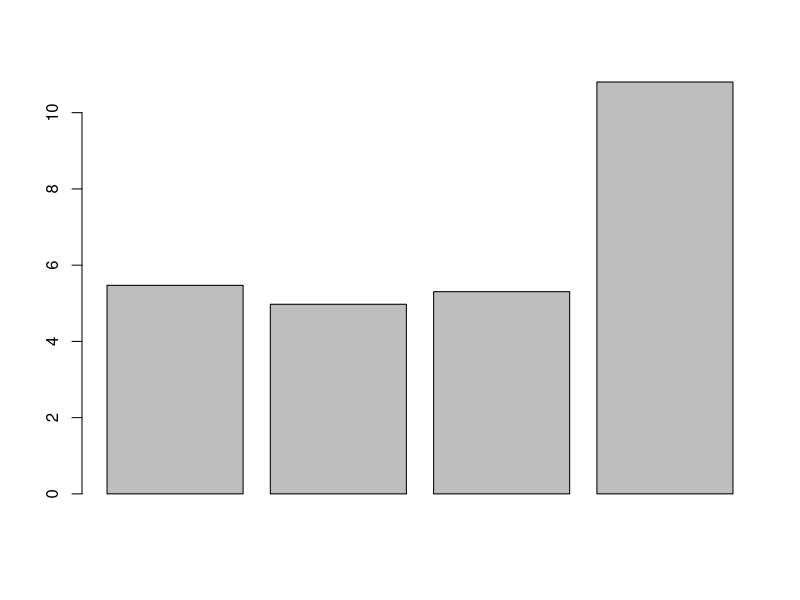
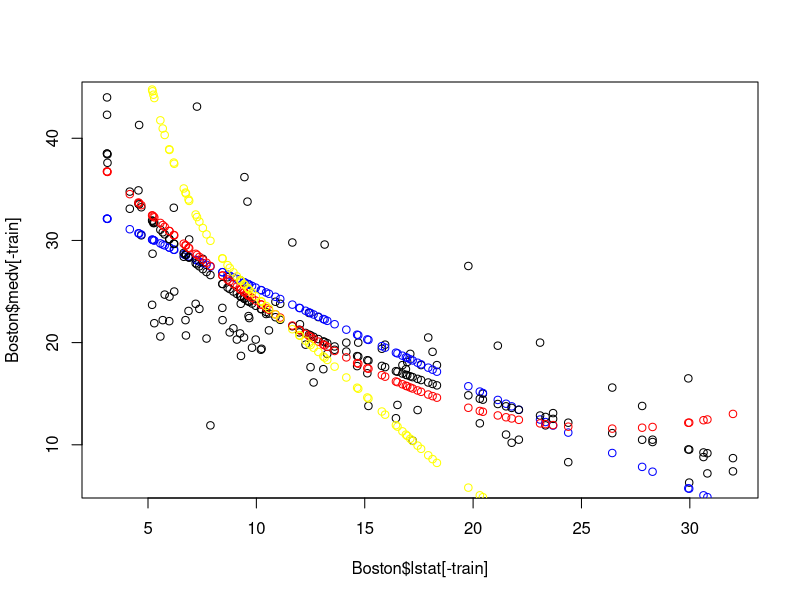
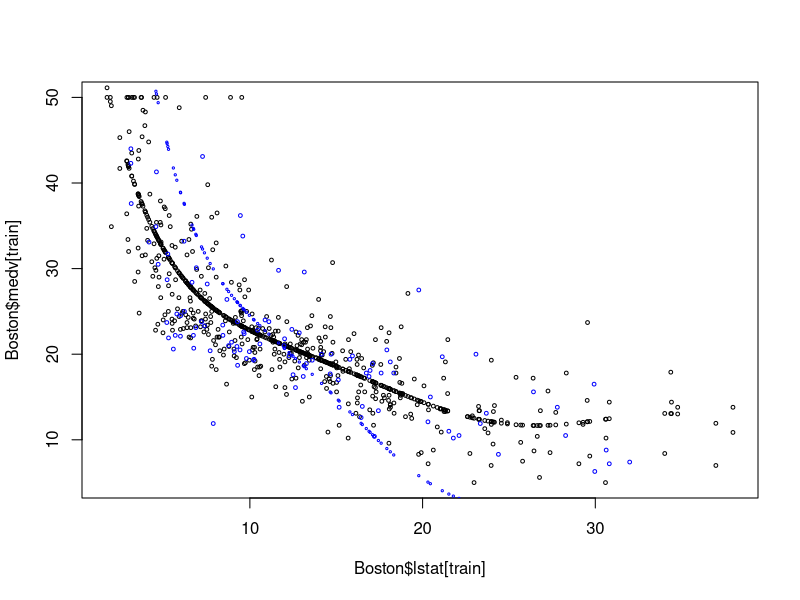

Write R code to recreate these figures, in order.
## ---- chunk 1
# Load packages into R:
library(data.table)
library(leaps)
## ---- chunk 2
Boston=fread("data/Boston.csv")             # load the data into R
Boston[,location:=factor(location)]
Boston[,chas:=factor(chas)]

num_row=nrow(Boston)  # check the number of rows

# Random select the training set
set.seed(1) # set the rand seed to ensure replicability 

train_size=round(0.8*num_row,0)  # set the size of training set

# randomly select train_size=300 numbers from the sequence of 1 to nrow(Boston)=506
train=sample(1:num_row, train_size, replace=FALSE)

# the index of rows selected as training set
head(train)  

# the training set: Boston[train]
head(Boston[train])

# the test set: Boston[-train]
head(Boston[-train])
## ---- chunk 3
fit1=lm(formula=medv~lstat, data=Boston[train])
fit2=lm(formula=medv~log(lstat), data=Boston[train])
fit3=lm(formula=medv~lstat+I(lstat^2), data=Boston[train])
fit4=lm(formula=medv~poly(lstat,6), data=Boston[train])
## ---- chunk 4
# take a quick look of the coefficents of estimated model 1:
coef(fit1)
## ---- chunk 5
# use the same formula as model 1 to create test set in the appropriate format 
test_set1=model.matrix(medv ~ lstat,data=Boston[-train,])
head(test_set1)
## ---- chunk 6
pred1=test_set1%*%coef(fit1)   
## ---- chunk 7
mse1=mean((Boston$medv[-train]-pred1)^2)
rmse1=sqrt(mse1)
## ---- chunk 8
# model 2
test_set2=model.matrix(medv ~ log(lstat),data=Boston[-train,])
head(test_set2)
coef(fit2)
pred2=test_set2%*%coef(fit2)  
mse2=mean((Boston$medv[-train]-pred2)^2)
rmse2=sqrt(mse2)
## ---- chunk 9
# model 3
test_set3=model.matrix(medv ~ lstat+I(lstat^2),data=Boston[-train,])
head(test_set3)
coef(fit3)  
pred3=test_set3%*%coef(fit3)  
mse3=mean((Boston$medv[-train]-pred3)^2)
rmse3=sqrt(mse3)
## ---- chunk 10
# model 4
test_set4=model.matrix(medv ~poly(lstat,6),data=Boston[-train,])
head(test_set4)
coef(fit4)  
pred4=test_set4%*%coef(fit4)  
mse4=mean((Boston$medv[-train]-pred4)^2)
rmse4=sqrt(mse4)
## ---- chunk 11
# print the rMSE for the four models
c(rmse1,rmse2,rmse3,rmse4)
barplot(c(rmse1,rmse2,rmse3,rmse4))
## ---- chunk 12
plot(Boston$lstat[-train], Boston$medv[-train])
points(Boston$lstat[-train], pred1,col="blue")
points(Boston$lstat[-train], pred2, col="black")
points(Boston$lstat[-train], pred3, col="red")
points(Boston$lstat[-train], pred4, col="yellow")
## ---- chunk 13
plot(Boston$lstat[train], Boston$medv[train], cex=0.5)
points(Boston$lstat[train], fitted(fit4), cex=0.5)
points(Boston$lstat[-train], Boston$medv[-train], col="blue", cex=0.5)
points(Boston$lstat[-train], pred4, col="blue",cex=0.3)

## ---- chunk 14
# Mean Absolute Error
mae=mean(abs(Boston$medv[-train]-pred2))
mae

# Mean Absolute Percent Error
mape=mean( abs(Boston$medv[-train]-pred2)/ Boston$medv[-train] )
mape
